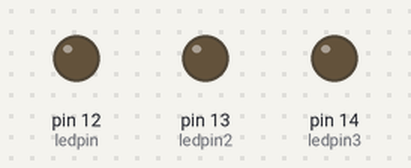
Bench run of a sketch on a simulated Arduino Uno, built with avr-gcc and run on an emulated ATmega328P. Parts: output pins drawn as LEDs (lit = HIGH).

Above: at 0.5 s.
At 2.5 s:
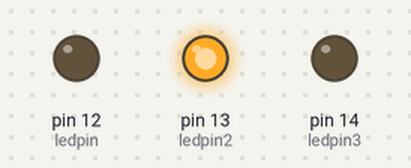
At 3.5 s:
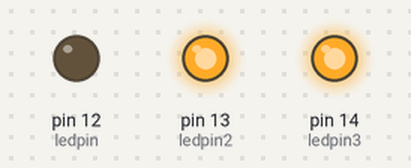
At 4.5 s:
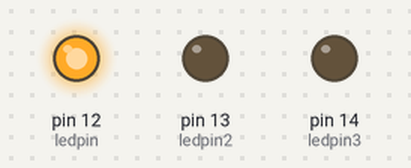
At 6.5 s:
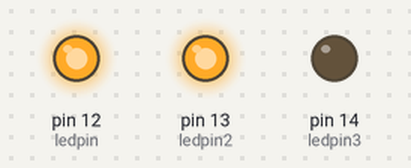
At 9.5 s:
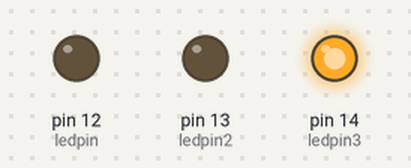
Timing chart, 0 to 10.4 s (numbered marks = the images above):
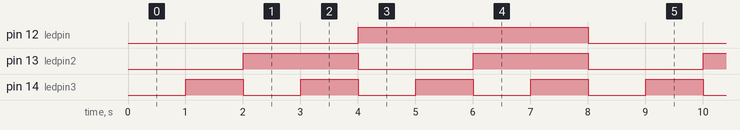

The sketch:

COUNTLEDS.ino
```cpp
int ledpin=12;
int ledpin2 = 13;
int ledpin3 = 14;
void setup() {
  // put your setup code here, to run once:
 pinMode(ledpin,OUTPUT);
 pinMode(ledpin2,OUTPUT);
 pinMode(ledpin3,OUTPUT);

}

void loop() {
  // put your main code here, to run repeatedly:
  digitalWrite(ledpin,LOW);
  digitalWrite(ledpin2,LOW);
  digitalWrite(ledpin3,LOW);
  delay(1000);
  digitalWrite(ledpin,LOW);
  digitalWrite(ledpin2,LOW);
  digitalWrite(ledpin3,HIGH);
  delay(1000);
  digitalWrite(ledpin,LOW);
  digitalWrite(ledpin2,HIGH);
  digitalWrite(ledpin3,LOW);
  delay(1000);
  digitalWrite(ledpin,LOW);
  digitalWrite(ledpin2,HIGH);
  digitalWrite(ledpin3,HIGH);
  delay(1000);
  digitalWrite(ledpin,HIGH);
  digitalWrite(ledpin2,LOW);
  digitalWrite(ledpin3,LOW);
  delay(1000);
  digitalWrite(ledpin,HIGH);
  digitalWrite(ledpin2,LOW);
  digitalWrite(ledpin3,HIGH);
  delay(1000);
  digitalWrite(ledpin,HIGH);
  digitalWrite(ledpin2,HIGH);
  digitalWrite(ledpin3,LOW);
  delay(1000);
  digitalWrite(ledpin,HIGH);
  digitalWrite(ledpin2,HIGH);
  digitalWrite(ledpin3,HIGH);
  delay(1000);

}
```

Measured:
- by itself, pin 12 (ledpin): alternates HIGH for 4.0 s and LOW for 4.0 s
- by itself, pin 13 (ledpin2): alternates HIGH for 2.0 s and LOW for 2.0 s
- by itself, pin 14 (ledpin3): alternates HIGH for 1.0 s and LOW for 1.0 s
